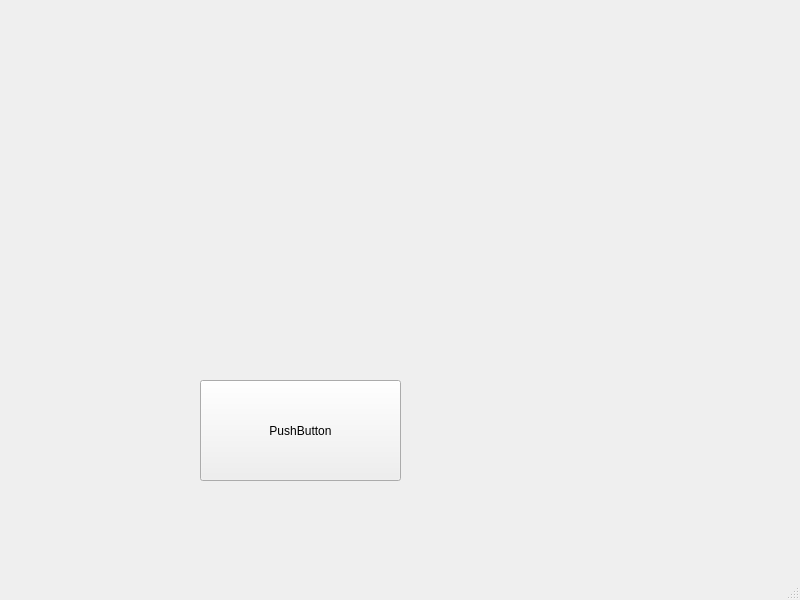
<?xml version="1.0" encoding="UTF-8"?>
<ui version="4.0">
 <class>MainWindow</class>
 <widget class="QMainWindow" name="MainWindow">
  <property name="geometry">
   <rect>
    <x>0</x>
    <y>0</y>
    <width>800</width>
    <height>600</height>
   </rect>
  </property>
  <property name="windowTitle">
   <string>MainWindow</string>
  </property>
  <widget class="QWidget" name="centralwidget">
   <widget class="QPushButton" name="pushButton">
    <property name="geometry">
     <rect>
      <x>200</x>
      <y>380</y>
      <width>201</width>
      <height>101</height>
     </rect>
    </property>
    <property name="text">
     <string>PushButton</string>
    </property>
   </widget>
  </widget>
  <widget class="QMenuBar" name="menubar">
   <property name="geometry">
    <rect>
     <x>0</x>
     <y>0</y>
     <width>800</width>
     <height>22</height>
    </rect>
   </property>
  </widget>
  <widget class="QStatusBar" name="statusbar"/>
 </widget>
 <resources/>
 <connections/>
</ui>
